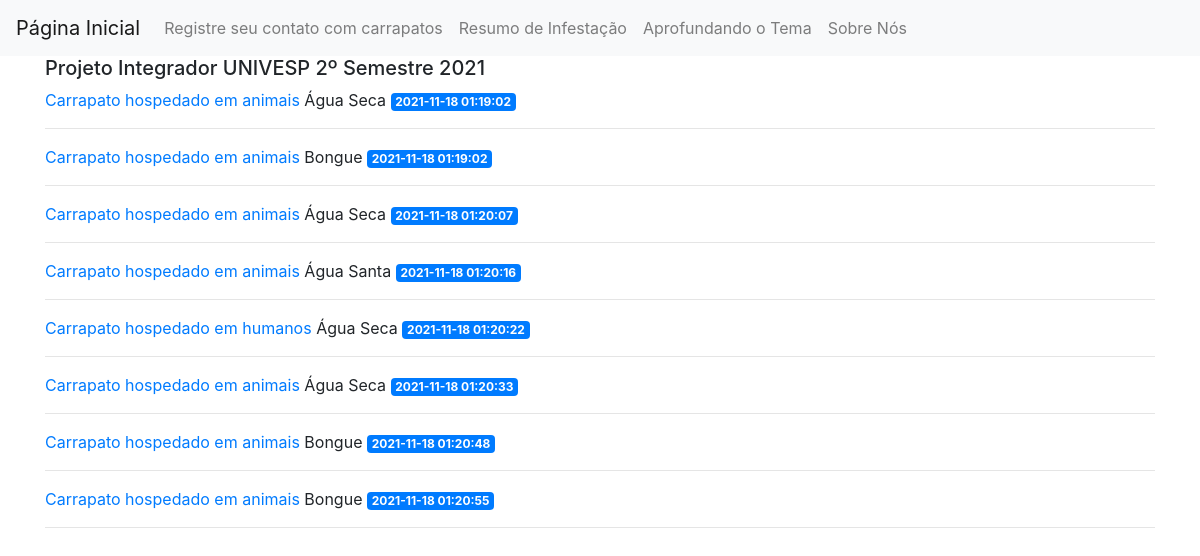
The app's page /db with its own data.
### tables this page shows
CREATE TABLE posts (
    id INTEGER PRIMARY KEY AUTOINCREMENT,
    created TIMESTAMP NOT NULL DEFAULT CURRENT_TIMESTAMP,
    title TEXT NOT NULL,
    content TEXT NOT NULL
);

### app.py (the view)
@app.route('/db')
def db_process():
    conn = get_db_connection()
    p = conn.execute('SELECT * FROM posts').fetchall()
    conn.close()
    return render_template ('db_process.html', posts=p)

### app.py (called while the page is built)
def get_db_connection():
    conn = sqlite3.connect('database.db')
    conn.row_factory=sqlite3.Row
    return conn

### templates/db_process.html
{% extends 'base.html' %}
{% block content %}
       <h5>{% block title %} Projeto Integrador UNIVESP 2º Semestre 2021  {% endblock %}</h5>
  {% for post in posts %}
        <a href="{{ url_for('post', post_id=post['id']) }}">
            <d6>{{ post['title'] }}</d6>
        </a>
        <d6>{{ post['content'] }}</d6>
        <span class="badge badge-primary">{{ post['created'] }}</span>
        <hr>
    {% endfor %}
{% endblock %}

### static/css/style.css (style rules this page uses)
body { background-image: url('C:/Users/eviei/Desktop/GIT_Exemplo/flask_blog_PI_UNIVESP/img/fundocontador.jpg'); }

### records on screen
posts: title "Carrapato hospedado em animais", content "Água Seca", created "2021-11-18 01:19:02"
posts: title "Carrapato hospedado em animais", content "Bongue", created "2021-11-18 01:19:02"
posts: title "Carrapato hospedado em animais", content "Água Seca", created "2021-11-18 01:20:07"
posts: title "Carrapato hospedado em animais", content "Água Santa", created "2021-11-18 01:20:16"
posts: title "Carrapato hospedado em humanos", content "Água Seca", created "2021-11-18 01:20:22"
posts: title "Carrapato hospedado em animais", content "Água Seca", created "2021-11-18 01:20:33"
posts: title "Carrapato hospedado em animais", content "Bongue", created "2021-11-18 01:20:48"
posts: title "Carrapato hospedado em animais", content "Bongue", created "2021-11-18 01:20:55"
